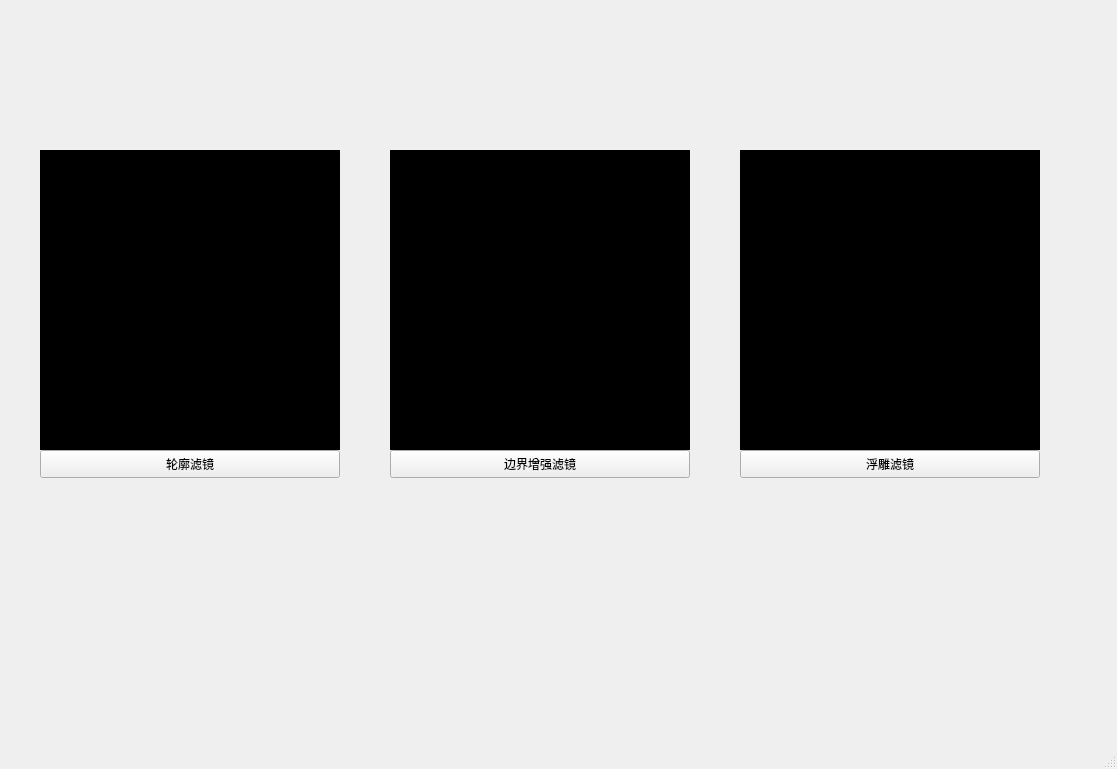
<?xml version="1.0" encoding="UTF-8"?>
<ui version="4.0">
 <class>MainWindow</class>
 <widget class="QMainWindow" name="MainWindow">
  <property name="geometry">
   <rect>
    <x>0</x>
    <y>0</y>
    <width>1117</width>
    <height>769</height>
   </rect>
  </property>
  <property name="windowTitle">
   <string>MainWindow</string>
  </property>
  <widget class="QWidget" name="centralwidget">
   <property name="styleSheet">
    <string notr="true">.QLabel {
background-color:#000;
}</string>
   </property>
   <widget class="QPushButton" name="pushButton">
    <property name="geometry">
     <rect>
      <x>40</x>
      <y>450</y>
      <width>300</width>
      <height>28</height>
     </rect>
    </property>
    <property name="text">
     <string>轮廓滤镜</string>
    </property>
   </widget>
   <widget class="QPushButton" name="pushButton_2">
    <property name="geometry">
     <rect>
      <x>390</x>
      <y>450</y>
      <width>300</width>
      <height>28</height>
     </rect>
    </property>
    <property name="text">
     <string>边界增强滤镜</string>
    </property>
   </widget>
   <widget class="QPushButton" name="pushButton_3">
    <property name="geometry">
     <rect>
      <x>740</x>
      <y>450</y>
      <width>300</width>
      <height>28</height>
     </rect>
    </property>
    <property name="text">
     <string>浮雕滤镜</string>
    </property>
   </widget>
   <widget class="QLabel" name="label">
    <property name="geometry">
     <rect>
      <x>40</x>
      <y>150</y>
      <width>300</width>
      <height>300</height>
     </rect>
    </property>
    <property name="text">
     <string/>
    </property>
    <property name="scaledContents">
     <bool>true</bool>
    </property>
   </widget>
   <widget class="QLabel" name="label_2">
    <property name="geometry">
     <rect>
      <x>390</x>
      <y>150</y>
      <width>300</width>
      <height>300</height>
     </rect>
    </property>
    <property name="text">
     <string/>
    </property>
    <property name="scaledContents">
     <bool>true</bool>
    </property>
   </widget>
   <widget class="QLabel" name="label_3">
    <property name="geometry">
     <rect>
      <x>740</x>
      <y>150</y>
      <width>300</width>
      <height>300</height>
     </rect>
    </property>
    <property name="text">
     <string/>
    </property>
    <property name="scaledContents">
     <bool>true</bool>
    </property>
   </widget>
  </widget>
  <widget class="QMenuBar" name="menubar">
   <property name="geometry">
    <rect>
     <x>0</x>
     <y>0</y>
     <width>1117</width>
     <height>26</height>
    </rect>
   </property>
  </widget>
  <widget class="QStatusBar" name="statusbar"/>
 </widget>
 <resources/>
 <connections/>
</ui>
